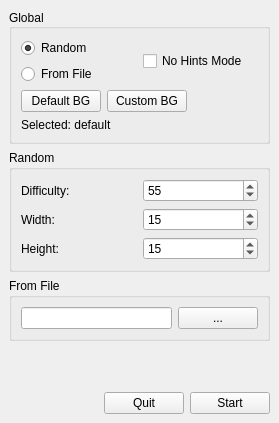
<?xml version="1.0" encoding="UTF-8"?>
<ui version="4.0">
 <class>QTMainWindow</class>
 <widget class="QMainWindow" name="QTMainWindow">
  <property name="geometry">
   <rect>
    <x>0</x>
    <y>0</y>
    <width>279</width>
    <height>423</height>
   </rect>
  </property>
  <property name="maximumSize">
   <size>
    <width>1000</width>
    <height>1000</height>
   </size>
  </property>
  <property name="windowTitle">
   <string>Tux Picross</string>
  </property>
  <property name="windowIcon">
   <iconset>
    <normaloff>../../../../usr/share/tuxpicross/gfx/icon.png</normaloff>../../../../usr/share/tuxpicross/gfx/icon.png</iconset>
  </property>
  <widget class="QWidget" name="centralwidget">
   <layout class="QHBoxLayout" name="horizontalLayout_8">
    <item>
     <layout class="QVBoxLayout" name="verticalLayout_2">
      <item>
       <widget class="QGroupBox" name="gbGlobal">
        <property name="title">
         <string>Global</string>
        </property>
        <property name="alignment">
         <set>Qt::AlignLeading|Qt::AlignLeft|Qt::AlignVCenter</set>
        </property>
        <layout class="QHBoxLayout" name="horizontalLayout_3">
         <item>
          <layout class="QVBoxLayout" name="verticalLayout_3">
           <item>
            <layout class="QHBoxLayout" name="horizontalLayout_7">
             <item>
              <layout class="QVBoxLayout" name="verticalLayout">
               <item>
                <widget class="QRadioButton" name="rbPuzTypeRandom">
                 <property name="text">
                  <string>Random</string>
                 </property>
                 <property name="checked">
                  <bool>true</bool>
                 </property>
                </widget>
               </item>
               <item>
                <widget class="QRadioButton" name="rbPuzTypeStatic">
                 <property name="text">
                  <string>From File</string>
                 </property>
                </widget>
               </item>
              </layout>
             </item>
             <item>
              <widget class="QCheckBox" name="cbNoHintsMode">
               <property name="text">
                <string>No Hints Mode</string>
               </property>
              </widget>
             </item>
            </layout>
           </item>
           <item>
            <layout class="QHBoxLayout" name="horizontalLayout_2">
             <item>
              <widget class="QPushButton" name="bBGDefault">
               <property name="text">
                <string>Default BG</string>
               </property>
              </widget>
             </item>
             <item>
              <widget class="QPushButton" name="bBGCustom">
               <property name="text">
                <string>Custom BG</string>
               </property>
              </widget>
             </item>
             <item>
              <spacer name="horizontalSpacer_2">
               <property name="orientation">
                <enum>Qt::Horizontal</enum>
               </property>
               <property name="sizeHint" stdset="0">
                <size>
                 <width>40</width>
                 <height>20</height>
                </size>
               </property>
              </spacer>
             </item>
            </layout>
           </item>
           <item>
            <widget class="QLabel" name="lblBG">
             <property name="text">
              <string>Selected: default</string>
             </property>
            </widget>
           </item>
          </layout>
         </item>
        </layout>
       </widget>
      </item>
      <item>
       <widget class="QGroupBox" name="gbRandom">
        <property name="title">
         <string>Random</string>
        </property>
        <layout class="QHBoxLayout" name="horizontalLayout_4">
         <item>
          <layout class="QGridLayout" name="gridLayout">
           <item row="0" column="0">
            <widget class="QLabel" name="lDifficulty">
             <property name="text">
              <string>Difficulty:</string>
             </property>
            </widget>
           </item>
           <item row="0" column="1">
            <widget class="QSpinBox" name="sbDifficulty">
             <property name="minimum">
              <number>1</number>
             </property>
             <property name="value">
              <number>55</number>
             </property>
            </widget>
           </item>
           <item row="1" column="0">
            <widget class="QLabel" name="label">
             <property name="text">
              <string>Width:</string>
             </property>
            </widget>
           </item>
           <item row="1" column="1">
            <widget class="QSpinBox" name="sbWidth">
             <property name="minimum">
              <number>5</number>
             </property>
             <property name="maximum">
              <number>40</number>
             </property>
             <property name="value">
              <number>15</number>
             </property>
            </widget>
           </item>
           <item row="2" column="0">
            <widget class="QLabel" name="label_2">
             <property name="text">
              <string>Height:</string>
             </property>
            </widget>
           </item>
           <item row="2" column="1">
            <widget class="QSpinBox" name="sbHeight">
             <property name="minimum">
              <number>5</number>
             </property>
             <property name="maximum">
              <number>40</number>
             </property>
             <property name="value">
              <number>15</number>
             </property>
            </widget>
           </item>
          </layout>
         </item>
        </layout>
       </widget>
      </item>
      <item>
       <widget class="QGroupBox" name="gbFile">
        <property name="title">
         <string>From File</string>
        </property>
        <layout class="QHBoxLayout" name="horizontalLayout_6">
         <item>
          <layout class="QHBoxLayout" name="horizontalLayout_5">
           <item>
            <widget class="QLineEdit" name="lePath"/>
           </item>
           <item>
            <widget class="QPushButton" name="bBrowse">
             <property name="text">
              <string>...</string>
             </property>
            </widget>
           </item>
          </layout>
         </item>
        </layout>
       </widget>
      </item>
      <item>
       <spacer name="verticalSpacer">
        <property name="orientation">
         <enum>Qt::Vertical</enum>
        </property>
        <property name="sizeHint" stdset="0">
         <size>
          <width>20</width>
          <height>40</height>
         </size>
        </property>
       </spacer>
      </item>
      <item>
       <layout class="QHBoxLayout" name="horizontalLayout">
        <item>
         <spacer name="horizontalSpacer">
          <property name="orientation">
           <enum>Qt::Horizontal</enum>
          </property>
          <property name="sizeHint" stdset="0">
           <size>
            <width>40</width>
            <height>20</height>
           </size>
          </property>
         </spacer>
        </item>
        <item>
         <widget class="QPushButton" name="bQuit">
          <property name="text">
           <string>Quit</string>
          </property>
          <property name="icon">
           <iconset>
            <normaloff>../../../../usr/share/tuxpicross/gfx/mark.png</normaloff>../../../../usr/share/tuxpicross/gfx/mark.png</iconset>
          </property>
         </widget>
        </item>
        <item>
         <widget class="QPushButton" name="bStart">
          <property name="text">
           <string>Start</string>
          </property>
          <property name="icon">
           <iconset>
            <normaloff>../../../../usr/share/tuxpicross/gfx/icon.png</normaloff>../../../../usr/share/tuxpicross/gfx/icon.png</iconset>
          </property>
          <property name="iconSize">
           <size>
            <width>24</width>
            <height>24</height>
           </size>
          </property>
         </widget>
        </item>
       </layout>
      </item>
     </layout>
    </item>
   </layout>
  </widget>
  <action name="actionExit">
   <property name="text">
    <string>Exit</string>
   </property>
  </action>
 </widget>
 <tabstops>
  <tabstop>rbPuzTypeRandom</tabstop>
  <tabstop>rbPuzTypeStatic</tabstop>
  <tabstop>sbDifficulty</tabstop>
  <tabstop>sbWidth</tabstop>
  <tabstop>sbHeight</tabstop>
  <tabstop>lePath</tabstop>
  <tabstop>bBrowse</tabstop>
  <tabstop>bQuit</tabstop>
  <tabstop>bStart</tabstop>
 </tabstops>
 <resources/>
 <connections/>
</ui>
